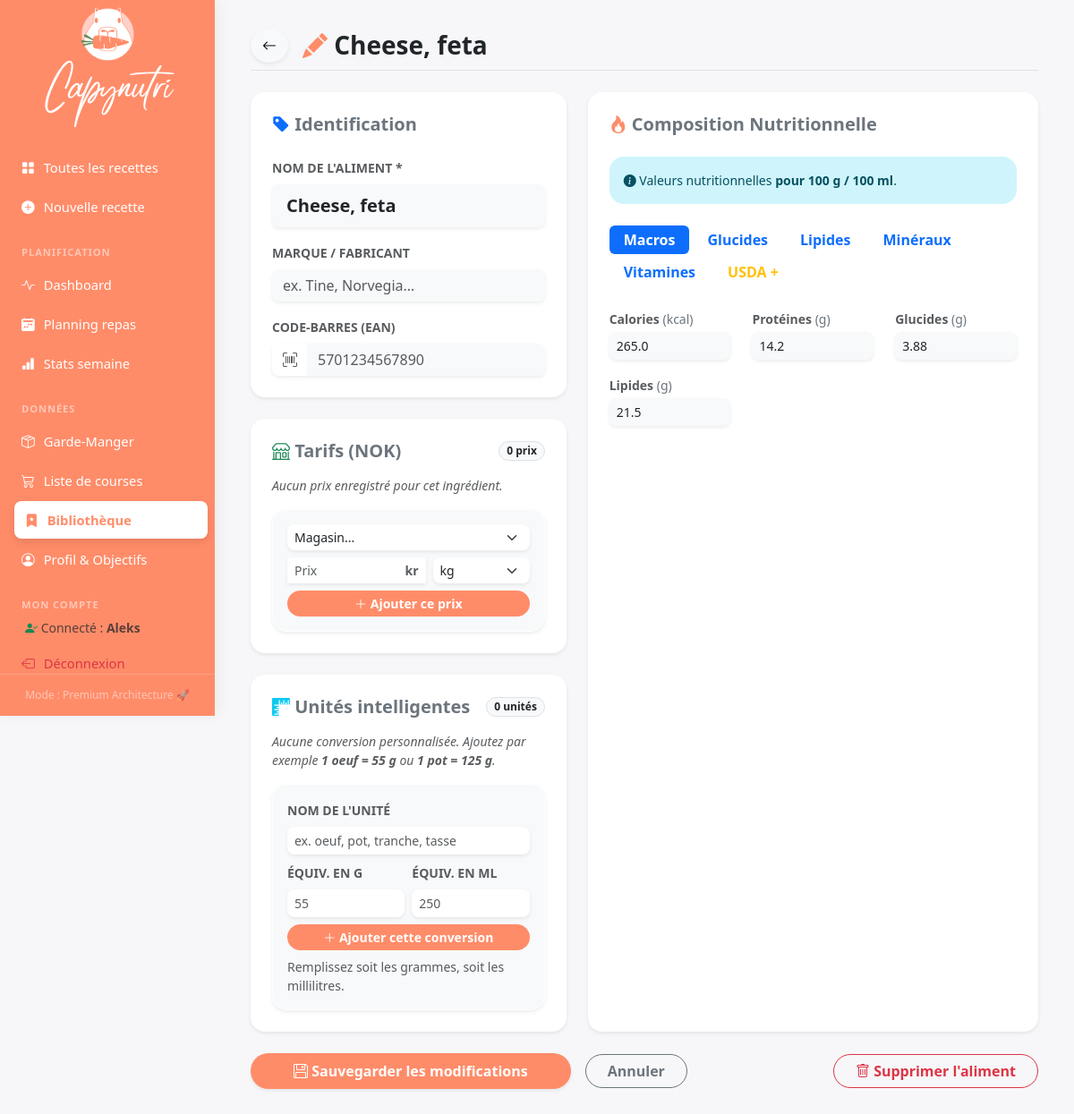
/library/15/edit (signed in), run on an earlier commit of the app's database.
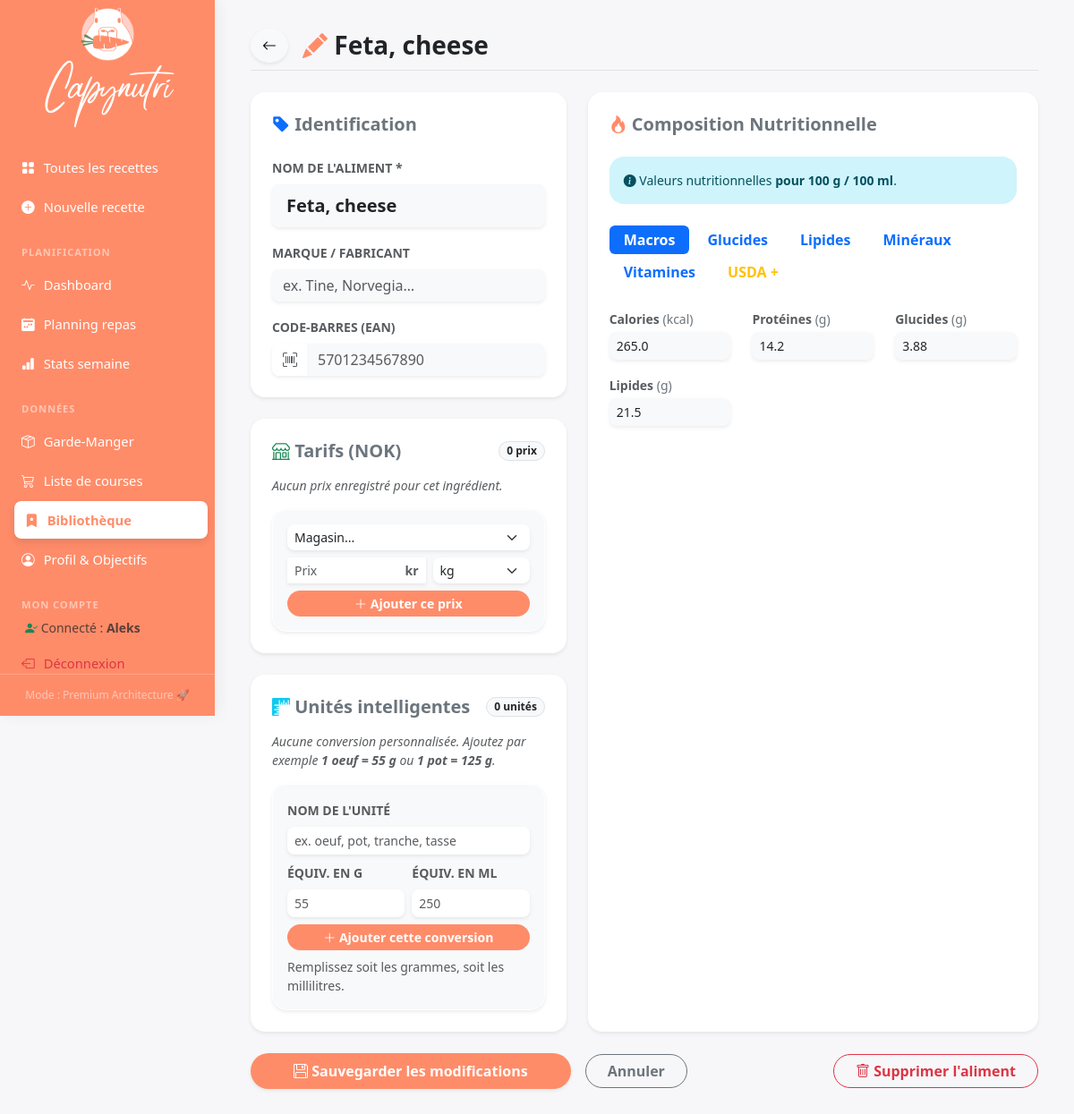
And on a later commit of the database.
### tables this page shows
CREATE TABLE ingredient_library (
                id         INTEGER PRIMARY KEY AUTOINCREMENT,
                name       TEXT NOT NULL,
                search_key TEXT NOT NULL,
                brand      TEXT DEFAULT '',
                barcode    TEXT DEFAULT '',
    kcal_100g  REAL,
    protein_g_100g  REAL,
    carbs_g_100g  REAL,
    fat_g_100g  REAL,
    sugars_g_100g  REAL,
    fiber_g_100g  REAL,
    saturated_g_100g  REAL,
    monounsat_g_100g  REAL,
    polyunsat_g_100g  REAL,
    sodium_mg_100g  REAL,
    calcium_mg_100g  REAL,
    iron_mg_100g  REAL,
    potassium_mg_100g  REAL,
    magnesium_mg_100g  REAL,
    zinc_mg_100g  REAL,
    vit_a_mcg_100g  REAL,
    vit_c_mg_100g  REAL,
    vit_d_mcg_100g  REAL,
    vit_b1_mg_100g  REAL,
    vit_b2_mg_100g  REAL,
    vit_b3_mg_100g  REAL,
    vit_b6_mg_100g  REAL,
    vit_b9_mcg_100g  REAL,
    vit_b12_mcg_100g  REAL,
    cholesterol_mg_100g  REAL,
    trans_fat_g_100g  REAL,
    omega3_g_100g  REAL,
    omega6_g_100g  REAL,
    phosphorus_mg_100g  REAL,
    selenium_mcg_100g  REAL,
    copper_mg_100g  REAL,
    manganese_mg_100g  REAL,
    vit_e_mg_100g  REAL,
    vit_k_mcg_100g  REAL,
                _placeholder INTEGER,
                used_count INTEGER NOT NULL DEFAULT 1,
                updated_at TIMESTAMP DEFAULT CURRENT_TIMESTAMP
            );

### routes/library.py (the view, shortened to what this page needs)
@library_bp.route("/library/<int:entry_id>/edit", methods=["GET", "POST"])
@login_required
def library_edit(entry_id):
    entry = crud.get_library_entry(entry_id)
    if not entry:
        return redirect(url_for("library.library"))
    return render_template(
        "library_edit.html",
        **_library_template_context(
            entry,
            is_new=False,
            shops=pricing_db.get_shops(),
            ingredient_prices=pricing_db.get_prices_for_ingredient(normalize_string(entry["name"])),
            ingredient_units=crud.list_ingredient_units(entry_id),
        ),
    )

### app.py (called while the page is built)
@login_manager.user_loader
def load_user(user_id):
    return crud.get_user_by_id(int(user_id))

@app.before_request
def require_login():
    if request.endpoint in PUBLIC_ENDPOINTS or current_user.is_authenticated:
        return None
    if request.endpoint:
        return redirect(url_for('auth.login'))
    return None

### crud.py (called while the page is built)
def get_user_by_id(user_id: int) -> Optional[User]:
    with get_connection() as conn:
        row = conn.execute("SELECT * FROM users WHERE id = ?", (user_id,)).fetchone()
        return User(id=row["id"], username=row["username"], password_hash=row["password_hash"]) if row else None

def get_library_entry(entry_id: int) -> Optional[dict]:
    columns = ["id", "name", "search_key", "brand", "barcode", "used_count", *[f"{field}_100g" for field in NUTRIENT_FIELDS]]
    with get_connection() as conn:
        row = conn.execute(
            f"SELECT {', '.join(columns)} FROM ingredient_library WHERE id = ?",
            (entry_id,),
        ).fetchone()
        return dict(row) if row else None

### db.py (called while the page is built)
def get_connection() -> sqlite3.Connection:
    conn = sqlite3.connect(DB_PATH)
    conn.row_factory = sqlite3.Row
    conn.execute("PRAGMA foreign_keys = ON")
    return conn

### templates/library_edit.html (shortened to what the changed rows need)
{% extends "base.html" %}
{% block content %}
<div class="d-flex align-items-center justify-content-between mb-4 pb-2 border-bottom">
    <div class="d-flex align-items-center gap-3">
        <a href="{{ url_for('library.library') }}" class="btn btn-light rounded-circle shadow-sm">
            <i class="bi bi-arrow-left"></i>
        </a>
        <h3 class="mb-0 fw-bold">
            {% if is_new %}
                <i class="bi bi-plus-circle-fill text-accent"></i> Ajouter un ingrédient
            {% else %}
                <i class="bi bi-pencil-fill text-accent"></i> {{ entry.name }}
            {% endif %}
        </h3>
    </div>
</div>
<div class="row g-4">
    <div class="col-lg-5">
        <div class="card border-0 shadow-sm rounded-4 bg-white mb-4">
            <div class="card-body p-4">
                <form id="ingredientForm" method="post" action="{{ url_for('library.library_add') if is_new else url_for('library.library_edit', entry_id=entry.id) }}">
                    <div class="mb-3">
                        <label class="form-label small fw-bold text-muted text-uppercase">Nom de l'aliment *</label>
                        <input class="form-control form-control-lg bg-light border-0 shadow-sm fw-bold" name="name" required value="{{ entry.name }}" placeholder="ex. Lait entier, Oeufs frais…">
                    </div>
                </form> </div>
        </div>
    </div>
    <div class="col-lg-7">
        <div class="card border-0 shadow-sm rounded-4 bg-white h-100">
            <div class="card-body p-4">
                <div class="tab-content">
                    {% macro nutr_input_field(fname) %}
                        {% set label, unit = NUTRIENT_LABELS[fname] %}
                        <div class="col-6 col-md-4 mb-3">
                            <label class="form-label small fw-bold text-muted mb-1">{{ label }} <span class="text-secondary fw-normal">({{ unit }})</span></label>
                            <input type="number" step="any" min="0" class="form-control form-control-sm bg-light border-0 shadow-sm" form="ingredientForm" name="nutr_{{ fname }}"
                                   value="{{ entry[fname + '_100g']|round(4) if entry[fname + '_100g'] is not none and entry[fname + '_100g'] != '' else '' }}" placeholder="—">
                        </div>
                    {% endmacro %}
                    <div class="tab-pane fade show active" id="macros"><div class="row">{% for f in MACRO_FIELDS %}{{ nutr_input_field(f) }}{% endfor %}</div></div>
                </div>
            </div>
        </div>
    </div>
</div>
{% endblock %}

What changed in the data, as far as the page shows it:
changed ingredient_library: name "Cheese, feta" → "Feta, cheese"
